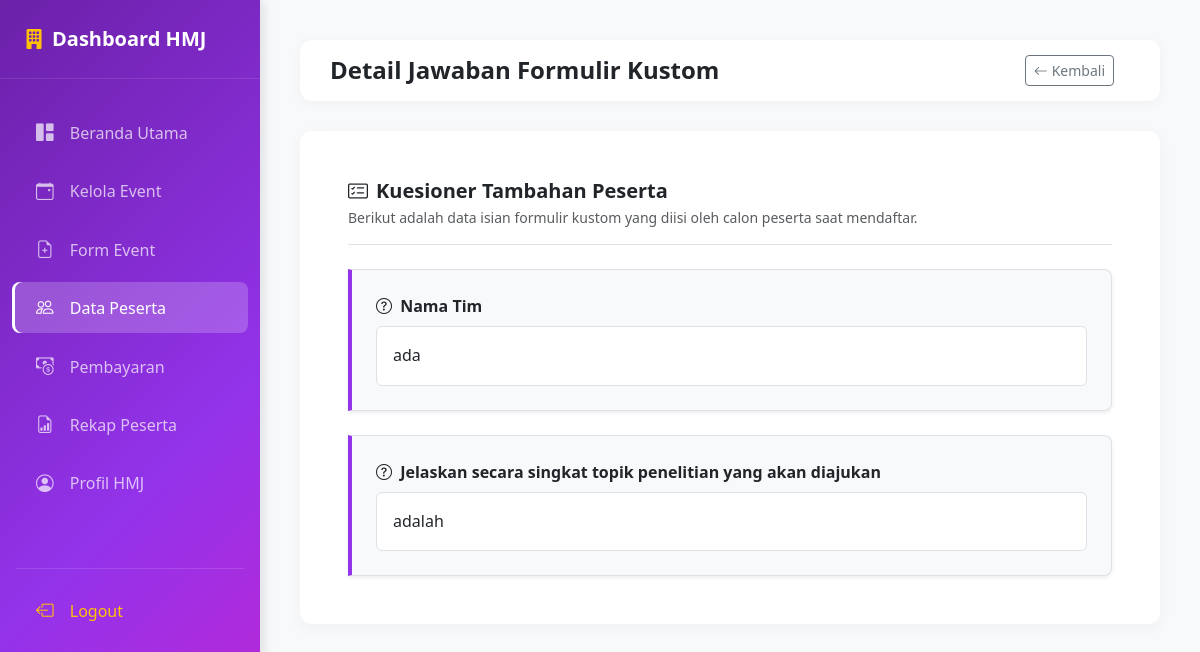
Page /hmj/peserta/detail.php?id=6 (signed in) on the committed database.
### tables this page shows
CREATE TABLE `jawaban_form` (
  `id_jawaban` int(11) NOT NULL,
  `id_pendaftaran` int(11) NOT NULL,
  `id_form` int(11) NOT NULL,
  `jawaban` text DEFAULT NULL,
  `file_upload` varchar(255) DEFAULT NULL
);

CREATE TABLE `form_event` (
  `id_form` int(11) NOT NULL,
  `id_event` int(11) NOT NULL,
  `pertanyaan` varchar(255) NOT NULL,
  `tipe_input` enum('text','textarea','file','image') DEFAULT 'text'
);

### hmj/peserta/detail.php (the view, shortened to what this page needs)
<?php
include "../../config/koneksi.php";
$id = (int) $_GET['id'];
$query = mysqli_query($conn, "
    SELECT
        form_event.pertanyaan,
        form_event.tipe_input,
        jawaban_form.jawaban,
        jawaban_form.file_upload
    FROM jawaban_form
    JOIN form_event
    ON jawaban_form.id_form = form_event.id_form
    WHERE jawaban_form.id_pendaftaran = '$id'
    ORDER BY form_event.id_form ASC
");
?>
<!DOCTYPE html>
<html lang="id">
<head>
    <link href="https://cdn.jsdelivr.net/npm/bootstrap@5.3.2/dist/css/bootstrap.min.css" rel="stylesheet">
    <link rel="stylesheet" href="https://cdn.jsdelivr.net/npm/bootstrap-icons@1.11.2/font/bootstrap-icons.min.css">
</head>
<body>
    <?php include "../sidebar.php"; ?>
    <div class="main-content">
        <div class="top-navbar d-flex justify-content-between align-items-center">
            <div class="d-flex align-items-center">
                <h4 class="mb-0 fw-bold text-dark">Detail Jawaban Formulir Kustom</h4>
            </div>
            <a href="index.php" class="btn btn-sm btn-outline-secondary me-3 d-flex align-items-center gap-1">
                <i class="bi bi-arrow-left"></i> Kembali
            </a>
        </div>
        <div class="card card-custom p-4 p-md-5">
            <div class="border-bottom pb-3 mb-4 d-flex justify-content-between align-items-center flex-wrap gap-2">
                <div>
                    <h5 class="fw-bold text-dark mb-1">
                        <i class="bi bi-card-checklist text-purple me-2"></i>Kuesioner Tambahan Peserta
                    </h5>
                    <p class="text-muted small mb-0">Berikut adalah data isian formulir kustom yang diisi oleh calon peserta saat mendaftar.</p>
                </div>
                <span class="badge bg-purple-subtle text-purple px-3 py-2 font-monospace small">Reg-ID: #<?= $id; ?></span>
            </div>
            <div class="d-flex flex-column gap-4">
                <?php while ($data = mysqli_fetch_assoc($query)) { ?>
                    <div class="form-question-block p-4 shadow-sm border-end border-top border-bottom">
                        <label class="form-label fw-bold text-dark mb-2 d-block" style="font-size: 1rem;">
                            <i class="bi bi-question-circle text-purple me-1"></i> <?= htmlspecialchars($data['pertanyaan']); ?>
                        </label>
                        <div class="bg-white p-3 rounded border mt-2">
                            <?php
                            if ($data['tipe_input'] == 'image' && !empty($data['file_upload'])) {
                                $image_url = '../../uploads/' . htmlspecialchars($data['file_upload']);
                            ?>
                                <div class="mt-1">
                                    <a href="<?= $image_url; ?>" target="_blank" title="Klik untuk memperbesar gambar">
                                        <img
                                            src="<?= $image_url; ?>"
                                            class="img-fluid rounded border shadow-sm"
                                            style="max-width: 100%; max-height: 380px; object-fit: contain; display: block;"
                                            alt="Jawaban gambar"
                                        >
                                    </a>
                                    <div class="form-text small text-muted mt-2">
                                        <i class="bi bi-zoom-in"></i> Klik pada gambar untuk melihat ukuran penuh di tab baru.
                                    </div>
                                </div>
                            <?php
                            } else {
                            ?>
                                <p class="mb-0 text-dark" style="line-height: 1.6;">
                                    <?= nl2br(htmlspecialchars($data['jawaban'] ?? '-')); ?>
                                </p>
                            <?php
                            }
                            ?>
                        </div>
                    </div>
                <?php } ?>
            </div>
        </div>
    </div>
</body>
</html>

### hmj/peserta/detail.php (style rules this page uses)
:root { --theme-purple: #6f42c1; --theme-blue: #0d6efd; --theme-pink: #d63384; --sidebar-gradient: linear-gradient(180deg, #4c1d95 0%, #6f42c1 60%, #d63384 100%); }
body { background-color: #f8f9fa; font-family: 'Segoe UI', Tahoma, Geneva, Verdana, sans-serif; overflow-x: hidden; }
.main-content { margin-left: 260px; padding: 40px; }
.top-navbar { background: #fff; padding: 15px 30px; border-radius: 12px; box-shadow: 0 2px 12px rgba(0,0,0,0.04); margin-bottom: 30px; }
.card-custom { border: none; border-radius: 12px; box-shadow: 0 4px 16px rgba(0,0,0,0.04); background: #fff; }
.form-question-block { background-color: #f8f9fa; border-left: 4px solid var(--theme-purple); border-radius: 0 8px 8px 0; }

### hmj/sidebar.php (style rules this page uses)
:root { --theme-purple: #9333ea; --theme-blue: #0d6efd; --theme-pink: #c026d3; --sidebar-gradient: linear-gradient(135deg, #6b21a8 0%, #9333ea 60%, #c026d3 100%); }
* { box-sizing: border-box; }
body { background-color: #f8f9fa; font-family: 'Segoe UI', Tahoma, Geneva, Verdana, sans-serif; overflow-x: hidden; margin: 0; }
.main-content { margin-left: 260px; padding: 40px; }
.top-navbar { background: #fff; padding: 15px 30px; border-radius: 12px; box-shadow: 0 2px 12px rgba(0,0,0,0.04); margin-bottom: 30px; }
.card-custom { border: none; border-radius: 12px; box-shadow: 0 4px 16px rgba(0,0,0,0.04); background: #fff; }
.form-question-block { background-color: #f8f9fa; border-left: 4px solid var(--theme-purple); border-radius: 0 8px 8px 0; }

### rows in the picture
jawaban_form: id_form.pertanyaan "Nama Tim", jawaban "ada"
jawaban_form: id_form.pertanyaan "Jelaskan secara singkat topik penelitian yang akan diajukan", jawaban "adalah"
